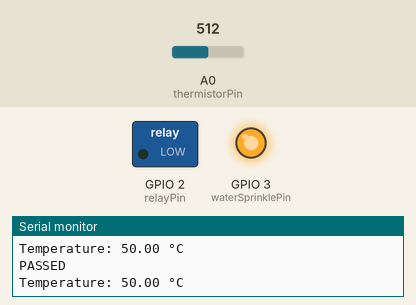
Simulated run of this sketch. Board: ESP8266 (NodeMCU). On the bench: switched loads named in the sketch (green lamp = pin HIGH), output pins drawn as LEDs (lit = HIGH), the last lines printed to the serial monitor. The inputs (shaded band) are chosen by the test bench; at power-on: A0 (thermistorPin) = 512. WiFi joins after 1.5 s; servers stay silent unless stated.

Above: at 2.7 s.
2.8 s: A0 (thermistorPin) set to 28
4.8 s: A0 (thermistorPin) set to 22
At 6.2 s:
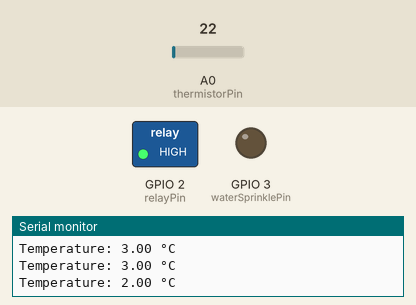
7.1 s: A0 (thermistorPin) set to 122
At 8.8 s:
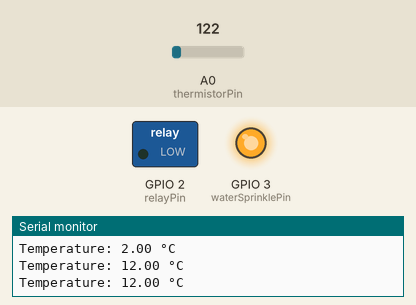
9.1 s: A0 (thermistorPin) set to 0
At 10.5 s:
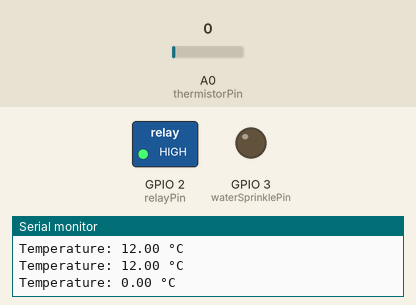
Timing chart, 0 to 12.1 s (numbered marks = the images above; inputs shaded):
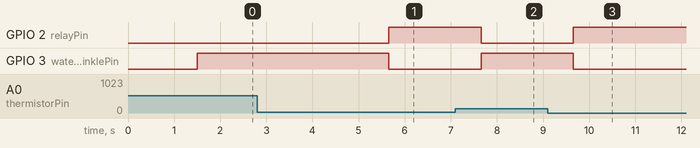

The sketch:

water_sprinkler.ino
```cpp
#include <Arduino.h>
#if defined(ESP32)
#include <WiFi.h>
#elif defined(ESP8266)
#include <ESP8266WiFi.h>
#endif
#include <Firebase_ESP_Client.h>
//Provide the token generation process info.
#include "addons/TokenHelper.h"
//Provide the RTDB payload printing info and other helper functions.
#include "addons/RTDBHelper.h"

// Insert your network credentials
#define WIFI_SSID ""
#define WIFI_PASSWORD ""

// Insert Firebase project API Key
#define API_KEY ""

// Insert RTDB URLefine the RTDB URL */
#define DATABASE_URL ""
//Define Firebase Data object
FirebaseData fbdo;

FirebaseAuth auth;
FirebaseConfig config;

unsigned long sendDataPrevMillis = 0;
int count = 0;
bool signupOK = false;
// Define pin numbers
const int thermistorPin = A0;  // Analog pin for thermistor
const int relayPin = 2;       // Digital pin for relay control
const int waterSprinklePin = 3;  // Digital pin for water sprinkle
String waterSprikledValue;

// Define threshold temperature
const int thresholdTemperature = 2;  // Set your threshold temperature here

void setup() {
  // Initialize serial communication
  Serial.begin(115200);
  WiFi.begin(WIFI_SSID, WIFI_PASSWORD);
  Serial.print("Connecting to Wi-Fi");
  while (WiFi.status() != WL_CONNECTED){
    Serial.print(".");
    delay(300);
  }
  Serial.println();
  Serial.print("Connected with IP: ");
  Serial.println(WiFi.localIP());
  Serial.println();

  /* Assign the api key (required) */
  config.api_key = API_KEY;

  /* Assign the RTDB URL (required) */
  config.database_url = DATABASE_URL;

  /* Sign up */
  if (Firebase.signUp(&config, &auth, "", "")){
    Serial.println("ok");
    signupOK = true;
  }
  else{
    Serial.printf("%s\n", config.signer.signupError.message.c_str());
  }

  /* Assign the callback function for the long running token generation task */
  config.token_status_callback = tokenStatusCallback; //see addons/TokenHelper.h

  Firebase.begin(&config, &auth);
  Firebase.reconnectWiFi(true);

  // Set pin modes
  pinMode(thermistorPin, INPUT);
  pinMode(relayPin, OUTPUT);
  pinMode(waterSprinklePin, OUTPUT);
}

void loop() {
  // Read the analog value from the thermistor
  int thermistorValue = analogRead(thermistorPin);

  // Convert the analog value to temperature (adjust this conversion based on your thermistor specifications)
  float temperature = map(thermistorValue, 0, 1023, 0, 100);

  // Print temperature to serial monitor (optional)
  Serial.print("Temperature: ");
  Serial.print(temperature);
  Serial.println(" °C");

  // Check if the temperature is above the threshold
  if (temperature > thresholdTemperature) {
    // Turn on the relay and water sprinkle
    digitalWrite(relayPin, LOW);
    waterSprikledValue = HIGH;
    digitalWrite(waterSprinklePin, HIGH);

    if (Firebase.ready() && signupOK && (millis() - sendDataPrevMillis > 15000 || sendDataPrevMillis == 0)) {
    sendDataPrevMillis = millis();


     if (Firebase.RTDB.setString(&fbdo, "water sprinkled", waterSprikledValue)) {
        Serial.println("PASSED");
    } else {
        Serial.println("FAILED");
        Serial.println("REASON: " + fbdo.errorReason());
    }
    // Set the string value in the "water sprinkled" path

}
  } else {
    // Turn off the relay and water sprinkle
    waterSprikledValue= LOW;
    digitalWrite(relayPin, HIGH);
    digitalWrite(waterSprinklePin, LOW);
      if (Firebase.ready() && signupOK && (millis() - sendDataPrevMillis > 15000 || sendDataPrevMillis == 0)) {
    sendDataPrevMillis = millis();


     if (Firebase.RTDB.setString(&fbdo, "water sprinkled", waterSprikledValue)) {
        Serial.println("PASSED");
    } else {
        Serial.println("FAILED");
        Serial.println("REASON: " + fbdo.errorReason());
    }
    // Set the string value in the "water sprinkled" path

}
  }
  if (Firebase.ready() && signupOK && (millis() - sendDataPrevMillis > 15000 || sendDataPrevMillis == 0)){
    sendDataPrevMillis = millis();
     if (Firebase.RTDB.setFloat(&fbdo, "temperature", temperature)){
      Serial.println("PASSED");
    }
    else {
      Serial.println("FAILED");
      Serial.println("REASON: " + fbdo.errorReason());
    }

  }


  // Add a delay to avoid rapid switching (adjust as needed)
  delay(1000);
}
```

Measured:
- the behaviour switches between 26 and 25 on A0 (thermistorPin) (found by bisection; images 0 and 1)
- after the input at 4.8 s, GPIO 2 (relayPin): LOW → HIGH after 0.86 s; GPIO 3 (waterSprinklePin): HIGH → LOW after 0.86 s
- after the input at 7.1 s, GPIO 2 (relayPin): HIGH → LOW after 0.56 s; GPIO 3 (waterSprinklePin): LOW → HIGH after 0.56 s
- after the input at 9.1 s, GPIO 2 (relayPin): LOW → HIGH after 0.56 s; GPIO 3 (waterSprinklePin): HIGH → LOW after 0.56 s
